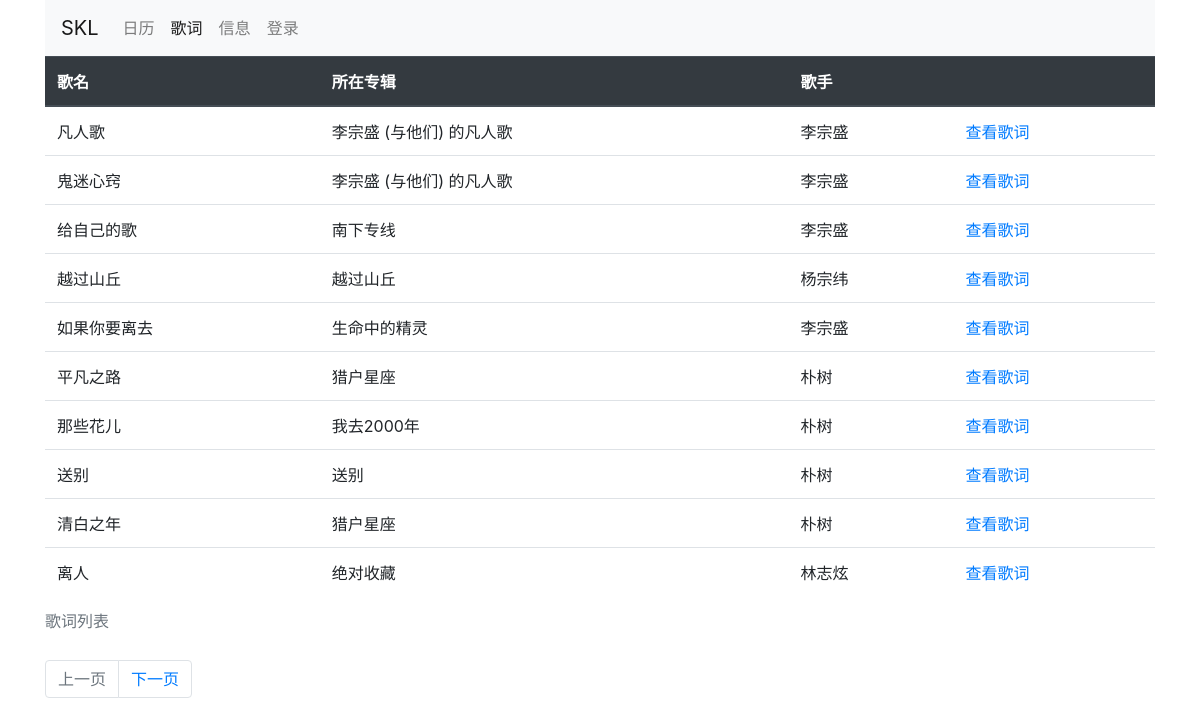
The page /lyric/ on the database its author committed.
### app/models.py (models this page shows)
class Lyric(db.Model):
    id = db.Column(db.Integer, primary_key=True)
    artist = db.Column(db.String(50))
    song =  db.Column(db.String(50))
    album = db.Column(db.String(50))
    content = db.Column(db.Text)

### app/lyric/routes.py (the view)
@bp.route('/', methods=['POST', 'GET'])
def index():
    page = request.args.get('page', 1, type=int)
    pagination = Lyric.query.order_by(Lyric.id).paginate(page, current_app.config['LYRIC_PER_PAGE'], False)
    return render_template('lyric.html', title=u'歌词', lyrics=pagination.items, pagination=pagination)

### app/templates/lyric.html
{% from 'bootstrap/pagination.html' import render_pager %}
{% extends 'base.html' %}
{% block content %}
    <table class="table table-hover">
        <caption>歌词列表</caption>
        <thead class="thead-dark">
        <tr>
            <th scope="col">歌名</th>
            <th scope="col">所在专辑</th>
            <th scope="col">歌手</th>
            <th scope="col"></th>
        </tr>
        </thead>
        <tbody>
        {% for lyric in lyrics %}
            <tr>
                <td>{{ lyric.song }}</td>
                <td>{{ lyric.album }}</td>
                <td>{{ lyric.artist }}</td>
                <td><a href="{{ url_for('lyric.detail', id=lyric.id) }}">查看歌词</a></td>
            </tr>
        {% endfor %}
        </tbody>
    </table>
    {{ render_pager(pagination, prev='上一页', next='下一页', align='right') }}
{% endblock %}

### app/templates/base.html (shortened to what this page needs)
{% from 'bootstrap/nav.html' import render_nav_item %}
{% from 'bootstrap/utils.html' import render_static %}
{{ render_static('css', 'style.css') }}
<!doctype html>
<html lang="en">
<head>
    {{ bootstrap.load_css() }}
</head>
<body>
<div class="container">
    <nav class="navbar navbar-expand-lg navbar-light bg-light">
        <a class="navbar-brand" href="">SKL</a>
        <div class="collapse navbar-collapse" id="navbarNavAltMarkup">
            <div class="navbar-nav">
                {{ render_nav_item('rili.index', '日历') }}
                {{ render_nav_item('lyric.index', '歌词') }}
                {{ render_nav_item('wjsc.contacts', '信息') }}
                {% if current_user.is_anonymous %}
                    {{ render_nav_item('wjsc.login', '登录') }}
                {% endif %}
            </div>
        </div>
    </nav>
    {% block content %}{% endblock %}
</div>
</body>
</html>

### rows shown on the page
Lyric: song "凡人歌", album "李宗盛 (与他们) 的凡人歌", artist "李宗盛"
Lyric: song "鬼迷心窍", album "李宗盛 (与他们) 的凡人歌", artist "李宗盛"
Lyric: song "给自己的歌", album "南下专线", artist "李宗盛"
Lyric: song "越过山丘", album "越过山丘", artist "杨宗纬"
Lyric: song "如果你要离去", album "生命中的精灵", artist "李宗盛"
Lyric: song "平凡之路", album "猎户星座", artist "朴树"
Lyric: song "那些花儿", album "我去2000年", artist "朴树"
Lyric: song "送别", album "送别", artist "朴树"
Lyric: song "清白之年", album "猎户星座", artist "朴树"
Lyric: song "离人", album "绝对收藏", artist "林志炫"

### other values the page prints
{{ render_nav_item('rili.index', '日历') }} "日历"
{{ render_nav_item('lyric.index', '歌词') }} "歌词"
{{ render_nav_item('wjsc.contacts', '信息') }} "信息"
{{ render_nav_item('wjsc.login', '登录') }} "登录"
{{ render_pager(pagination, prev='上一页', next='下一页', align='right') }} "上一页 下一页"
